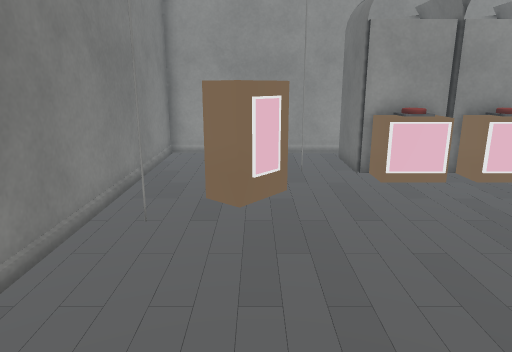
[1] (above)

12 first-person views from a walk through a 3-D level made in the Unity game engine. The camera is 1.5 m above the floor, tilts 14° down and sees 70° across. The floor is counted in squares, 0.5 m on a side. Each view is taken from the middle of a square. On the plan, view 1 faces up. The plan holds only what a view shows up to about 20 squares ahead; the rest is blank. The player character is not drawn. Some animated figures are not drawn. Door leaves are left out, so doorways stand open. Some surface patterns are stand-ins.

[2]
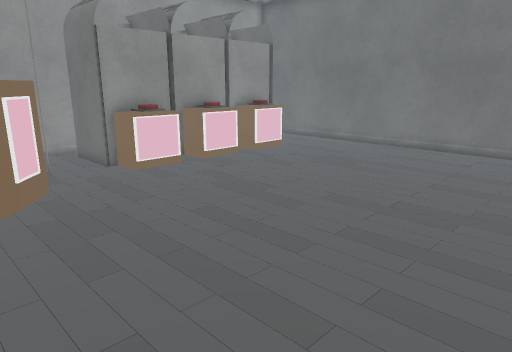

[3]
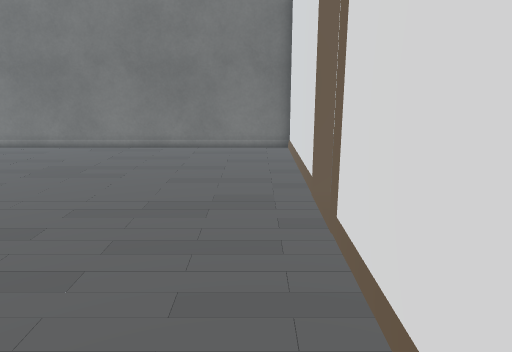

[4]
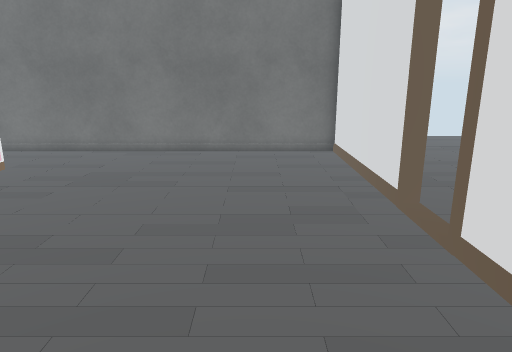

[5]
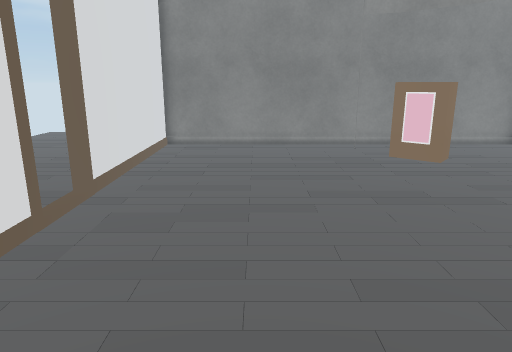

[6]
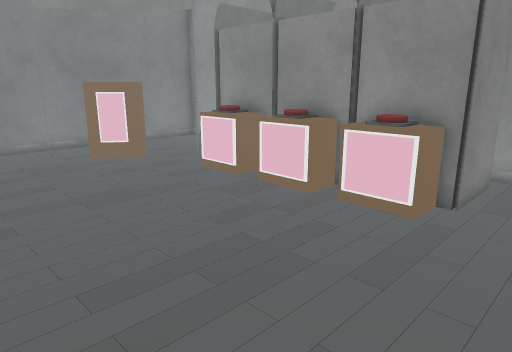

[7]
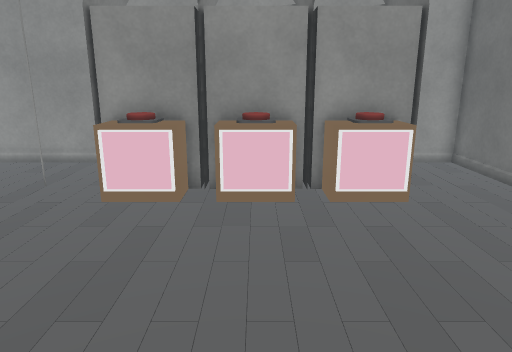

[8]
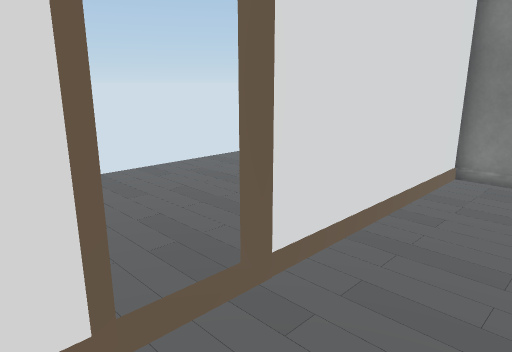

[9]
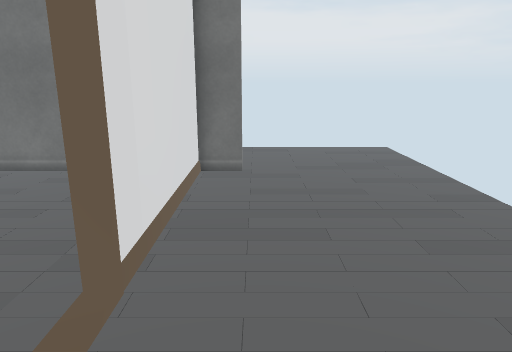

[10]
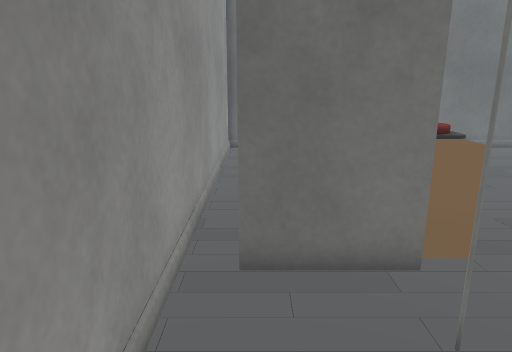

[11]
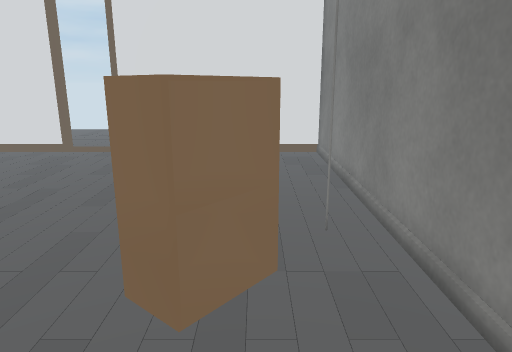

[12]
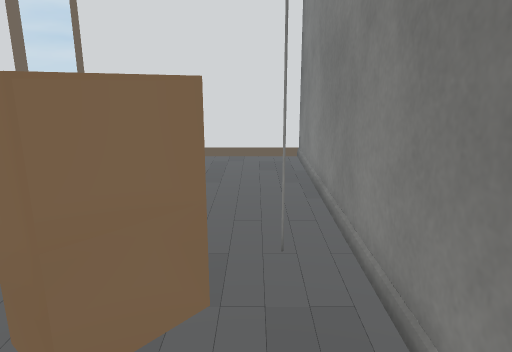

### Floor plan
Points are (right, up) in squares from view 1. A wall is a line through its corners. A room is listed if a view was taken in it or the views show most of it. See-through windows are left out.
Room 1 (views 1, 2, 3, 4, 5, 6, 7, 8)
walls: (6, 11.1) (3.9, 11.1); (7.6, 11.3) (7.6, 12); (9, 11.1) (7, 11.1); (4.5, 11.2) (4.5, 12); (7.6, -1.7) (15.9, -1.7) (15.9, 16.4) (8, 16.4); (5.5, 12) (5.5, 11.2); (12, 11.1) (10, 11.1); (0.9, 10.3) (-0.4, 8.7) (-1.4, 9.5); (-3.9, 7.5) (-3.9, -1.7) (5.3, -1.7); (12.5, 15.4) (12.5, 12.4) (3.5, 12.4)
low walls: (7, 11.1) (7, 12.5); (10, 11.1) (10, 12.5); (3.9, 11.1) (3.9, 12.5); (6, 12.5) (6, 11.1); (9, 12.5) (9, 11.1); (12, 12.5) (12, 11.1)
ways out: open door at (6.5, -2) to room 2; opening at (-0.2, 10.6) to room 3
Room 2 (view 9)
walls: (15.9, -3.6) (15.9, -2) (7.6, -2)
ways out: open door at (6.5, -2) to room 1
Room 3 (views 10, 11, 12)
walls: (-1.4, 9.5) (0, 11.1) (0.9, 10.3); (-0.4, 8.8) (0.6, 10); (3.5, 12.4) (3.5, 15.4); (8, 16.4) (-3.9, 16.4) (-3.9, 7.5)
ways out: opening at (-0.2, 10.6) to room 1
objects: other object (2, 13)

Positions as (right, up) in squares from view 1, and headings:
1: (0, 0), facing up
2: (-2, -1), facing up-right
3: (-2, 0), facing right
4: (-1, 2), facing right
5: (15, 3), facing left
6: (15, 3), facing up-left
7: (8, 2), facing up
8: (9, 2), facing down-left
9: (3, -4), facing right
10: (-2, 15), facing right
11: (-1, 15), facing down
12: (-2, 14), facing down
